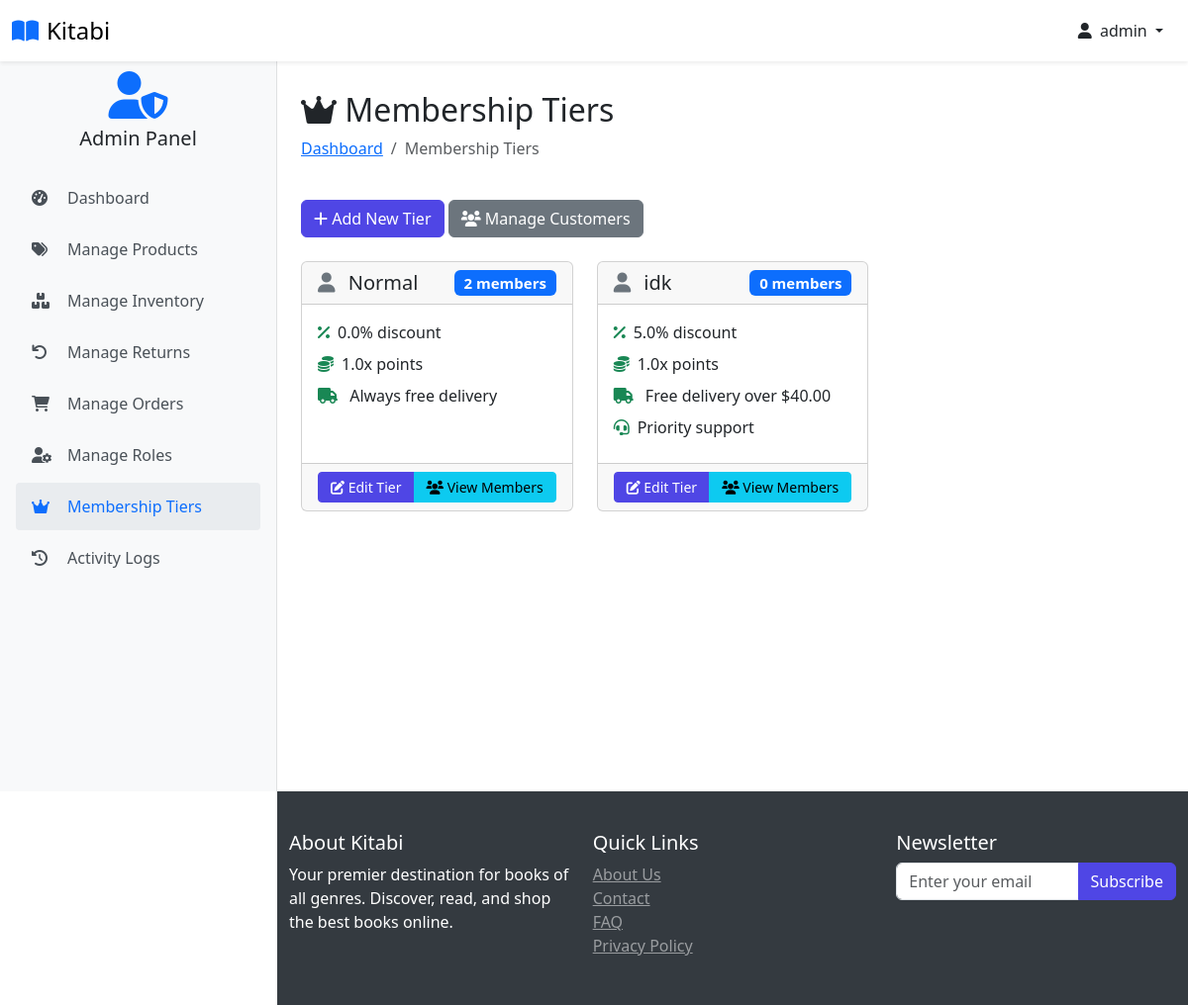
The page /membership-tiers (signed in) on the database as committed earlier.
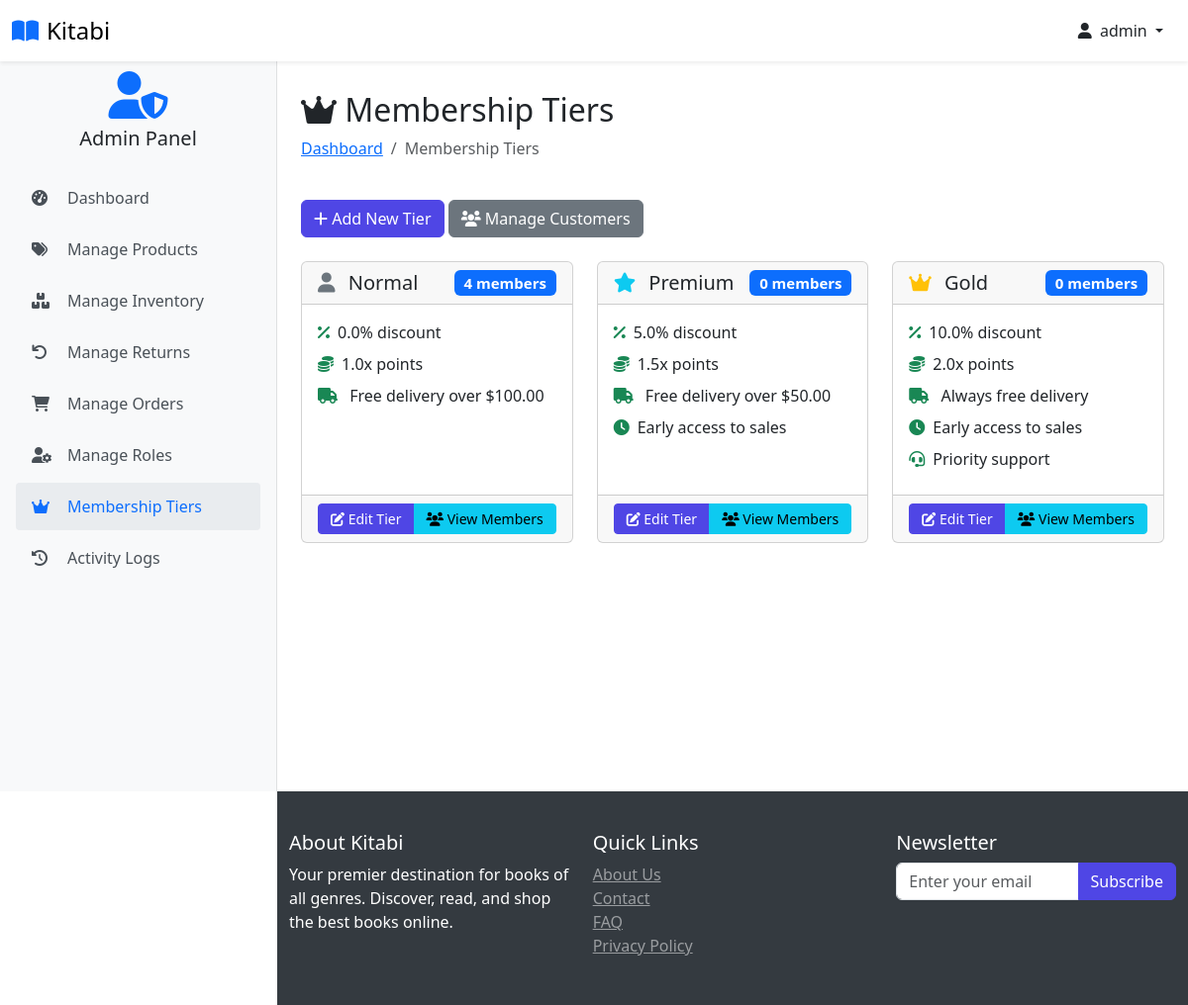
The same page on the database as committed later.
### website/models.py (models this page shows)
class MembershipTier(db.Model):
    id = db.Column(db.Integer, primary_key=True)
    name = db.Column(db.String(50), nullable=False)  # Normal, Premium, Gold
    discount_percentage = db.Column(db.Float, default=0)
    free_delivery_threshold = db.Column(db.Float, nullable=True)  # NULL for Gold (always free)
    early_access = db.Column(db.Boolean, default=False)
    priority_support = db.Column(db.Boolean, default=False)
    points_multiplier = db.Column(db.Float, default=1.0)
    created_at = db.Column(db.DateTime, default=datetime.utcnow)

### website/admin.py (the view)
@admin.route('/membership-tiers', methods=['GET'])
@login_required
@admin_required
@check_permission('manage_users')
def membership_tiers():
    tiers = MembershipTier.query.all()
    return render_template('membership_tiers.html', tiers=tiers)

### website/models.py (called while the page is built)
    @property
    def is_admin(self):
        return self.is_admin_val or any(
            role.name in ['Super Admin', 'Product Manager', 'Order Manager']
            for role in self.roles
        )

    def has_permission(self, permission):
        if not self.roles:
            return False
        for role in self.roles:
            permissions = role.permissions or []
            if permission in permissions:
                return True
        return False

### website/templates/membership_tiers.html (shortened to what this page needs)
{% extends 'base.html' %}
{% block body %}
<div class="container pt-2">
    <div class="row mb-4">
        <div class="col">
            <h2><i class="fas fa-crown"></i> Membership Tiers</h2>
            <nav aria-label="breadcrumb">
                <ol class="breadcrumb">
                    <li class="breadcrumb-item"><a href="{{ url_for('admin.admin_page') }}">Dashboard</a></li>
                    <li class="breadcrumb-item active">Membership Tiers</li>
                </ol>
            </nav>
        </div>
    </div>
    <div class="mb-4">
        <a href="{{ url_for('admin.add_membership_tier') }}" class="btn btn-primary">
            <i class="fas fa-plus"></i> Add New Tier
        </a>
        <a href="{{ url_for('admin.manage_customer_points') }}" class="btn btn-secondary">
            <i class="fas fa-users"></i> Manage Customers
        </a>
    </div>
    <div class="row">
        {% for tier in tiers %}
        <div class="col-md-4 mb-4">
            <div class="card h-100">
                <div class="card-header">
                    <h5 class="card-title mb-0 d-flex justify-content-between align-items-center">
                        <span>
                            <i class="fas {% if tier.name == 'Gold' %}fa-crown text-warning{% elif tier.name == 'Premium' %}fa-star text-info{% else %}fa-user text-secondary{% endif %} me-2"></i>
                            {{ tier.name }}
                        </span>
                        <span class="badge bg-primary">{{ tier.customers|length }} members</span>
                    </h5>
                </div>
                <div class="card-body">
                    <ul class="list-unstyled mb-0">
                        <li class="mb-2"><i class="fas fa-percentage text-success me-2"></i>{{ tier.discount_percentage }}% discount</li>
                        <li class="mb-2"><i class="fas fa-coins text-success me-2"></i>{{ tier.points_multiplier }}x points</li>
                        <li class="mb-2">
                            <i class="fas fa-truck text-success me-2"></i>
                            {% if tier.free_delivery_threshold is none %}
                                Always free delivery
                            {% elif tier.free_delivery_threshold > 0 %}
                                Free delivery over ${{ "%.2f"|format(tier.free_delivery_threshold) }}
                            {% else %}
                                Standard delivery rates
                            {% endif %}
                        </li>
                        {% if tier.early_access %}
                        <li class="mb-2"><i class="fas fa-clock text-success me-2"></i>Early access to sales</li>
                        {% endif %}
                        {% if tier.priority_support %}
                        <li class="mb-2"><i class="fas fa-headset text-success me-2"></i>Priority support</li>
                        {% endif %}
                    </ul>
                </div>
                <div class="card-footer">
                    <div class="btn-group w-100">
                        <a href="{{ url_for('admin.edit_membership_tier', tier_id=tier.id) }}" class="btn btn-primary btn-sm">
                            <i class="fas fa-edit"></i> Edit Tier
                        </a>
                        <button type="button" class="btn btn-info btn-sm" data-bs-toggle="modal" data-bs-target="#memberList{{ tier.id }}">
                            <i class="fas fa-users"></i> View Members
                        </button>
                    </div>
                </div>
            </div>
        </div>
        {% endfor %}
    </div>
</div>
{% endblock %}

Rows that differ between the two databases and show on the page:
removed MembershipTier: name "idk", customers|length "0", discount_percentage "5.0", points_multiplier "1.0", free_delivery_threshold "40.00", priority_support True (drawn)
changed MembershipTier "Normal": customers|length "2" → "4"; free_delivery_threshold (not shown) → "100.00"; free_delivery_threshold "Always free delivery" → "Free delivery over $"
added MembershipTier: name "Premium", customers|length "0", discount_percentage "5.0", points_multiplier "1.5", free_delivery_threshold "50.00", early_access True (drawn)
added MembershipTier: name "Gold", customers|length "0", discount_percentage "10.0", points_multiplier "2.0", shows "Always free delivery", early_access True (drawn), priority_support True (drawn)
